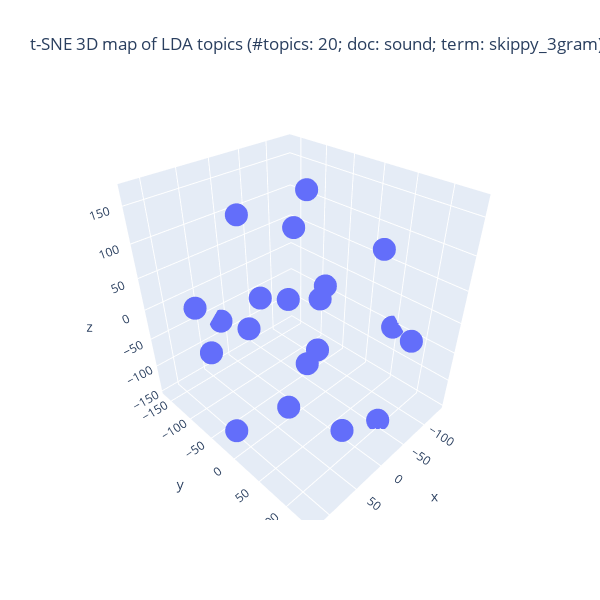

The notebook cell saved with this chart:
### Code cell
## Plotlyを使って tSNE の結果の可視化 (3D)
import plotly.graph_objects as go
top_fitted = top_tSNE_3d_fitted
fig = go.Figure(data = [go.Scatter3d(
        x = top_fitted[:,0], y = top_fitted[:,1], z = top_fitted[:,2],
                                     mode = 'markers')
                                     ])

## 3D 散布図にラベルを追加する処理は未実装
title_val = f"t-SNE 3D map of LDA topics (#topics: {n_topics}; doc: {doc_attr}; term: {lda_term_type})"
fig.update_layout(autosize = False, width = 600, height = 600, title = title_val)
fig.show()

### Figure 1 — Plotly figure (JSON) as saved in the notebook; plotly's stock layout.template omitted (floating-point values rounded to 4 significant figures)
{"data": [{"mode": "markers", "type": "scatter3d", "x": [-44.34, 83.67, -107.8, -52.38, 21.49, 93.93, 120.3, -30.68, 28.95, 15.62, 11.56, -42.45, -93.98, -67.79, -129.5, -138.4, 108.2, 110.5, 15.18, 16.47], "y": [-34.97, -94.13, -141.8, 96.7, -58.28, 6.522, -0.4966, -25.73, 98.16, -163.7, 36.71, 134.9, -113.2, -33.43, 24.05, 47.04, -78.59, 87.27, 49.49, -102.2], "z": [-116.6, -54.15, -80.1, -145.5, 23.75, 47.22, -106.8, 167.4, -100.4, -72.08, -14.46, 24.64, 66.62, -8.386, 69.69, -53.35, 40.45, -6.777, 88.44, 126.0]}], "layout": {"autosize": false, "height": 600, "title": {"text": "t-SNE 3D map of LDA topics (#topics: 20; doc: sound; term: skippy_3gram)"}, "width": 600}}
